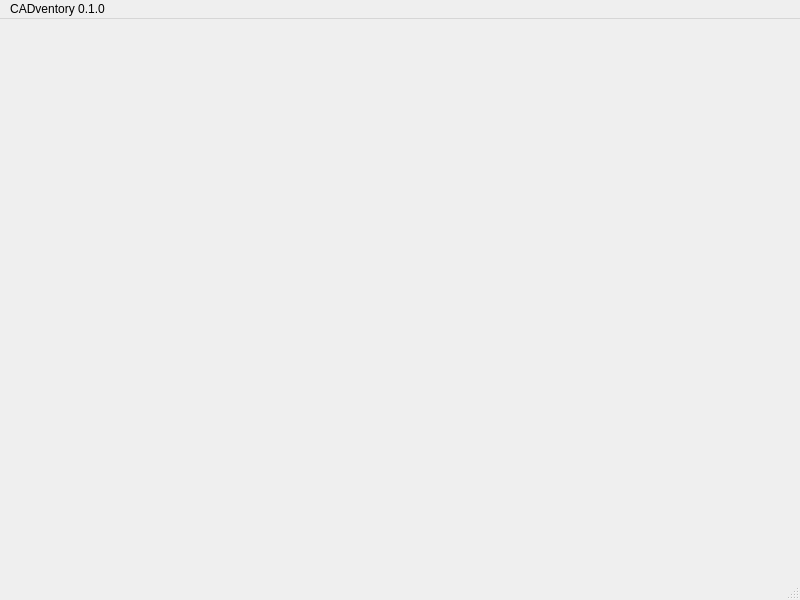
<?xml version="1.0" encoding="UTF-8"?>
<ui version="4.0">
 <class>MainWindow</class>
 <widget class="QMainWindow" name="MainWindow">
  <property name="geometry">
   <rect>
    <x>0</x>
    <y>0</y>
    <width>800</width>
    <height>600</height>
   </rect>
  </property>
  <property name="windowTitle">
   <string>MainWindow</string>
  </property>
  <widget class="QWidget" name="centralwidget"/>
  <widget class="QMenuBar" name="menubar">
   <property name="geometry">
    <rect>
     <x>0</x>
     <y>0</y>
     <width>800</width>
     <height>24</height>
    </rect>
   </property>
   <widget class="QMenu" name="menuCADventory_0_1_0">
    <property name="title">
     <string>CADventory 0.1.0</string>
    </property>
   </widget>
   <addaction name="menuCADventory_0_1_0"/>
  </widget>
  <widget class="QStatusBar" name="statusbar"/>
 </widget>
 <resources/>
 <connections/>
</ui>
